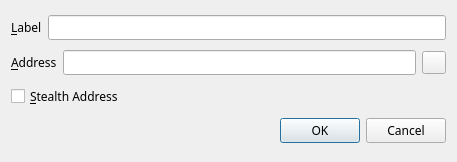
<?xml version="1.0" encoding="UTF-8"?>
<ui version="4.0">
 <class>EditAddressDialog</class>
 <widget class="QDialog" name="EditAddressDialog">
  <property name="geometry">
   <rect>
    <x>0</x>
    <y>0</y>
    <width>457</width>
    <height>162</height>
   </rect>
  </property>
  <property name="windowTitle">
   <string>Edit Address</string>
  </property>
  <layout class="QGridLayout" name="gridLayout_2">
   <item row="0" column="0">
    <layout class="QHBoxLayout" name="horizontalLayout_4">
     <item>
      <widget class="QLabel" name="label">
       <property name="font">
        <font>
         <family>Sawasdee</family>
        </font>
       </property>
       <property name="text">
        <string>&amp;Label</string>
       </property>
       <property name="buddy">
        <cstring>labelEdit</cstring>
       </property>
      </widget>
     </item>
     <item>
      <widget class="QLineEdit" name="labelEdit">
       <property name="font">
        <font>
         <family>Sawasdee</family>
        </font>
       </property>
       <property name="toolTip">
        <string>The label associated with this address book entry</string>
       </property>
      </widget>
     </item>
    </layout>
   </item>
   <item row="1" column="0">
    <layout class="QHBoxLayout" name="horizontalLayout_3">
     <item>
      <widget class="QLabel" name="label_2">
       <property name="font">
        <font>
         <family>Sawasdee</family>
        </font>
       </property>
       <property name="text">
        <string>&amp;Address</string>
       </property>
       <property name="buddy">
        <cstring>addressEdit</cstring>
       </property>
      </widget>
     </item>
     <item>
      <widget class="QLineEdit" name="addressEdit">
       <property name="font">
        <font>
         <family>Sawasdee</family>
        </font>
       </property>
       <property name="toolTip">
        <string>The address associated with this address book entry. This can only be modified for sending addresses.</string>
       </property>
      </widget>
     </item>
     <item>
      <widget class="QToolButton" name="EditAddressPasteButton">
       <property name="font">
        <font>
         <family>Sawasdee</family>
        </font>
       </property>
       <property name="toolTip">
        <string>Paste address from clipboard</string>
       </property>
       <property name="text">
        <string/>
       </property>
       <property name="icon">
        <iconset resource="../syndicate.qrc">
         <normaloff>:/icons/editpaste</normaloff>:/icons/editpaste</iconset>
       </property>
       <property name="shortcut">
        <string>Alt+P</string>
       </property>
      </widget>
     </item>
    </layout>
   </item>
   <item row="2" column="0">
    <widget class="QCheckBox" name="stealthCB">
     <property name="font">
      <font>
       <family>Sawasdee</family>
      </font>
     </property>
     <property name="text">
      <string>&amp;Stealth Address</string>
     </property>
    </widget>
   </item>
   <item row="3" column="0">
    <widget class="QDialogButtonBox" name="buttonBox">
     <property name="font">
      <font>
       <family>Sawasdee</family>
      </font>
     </property>
     <property name="orientation">
      <enum>Qt::Horizontal</enum>
     </property>
     <property name="standardButtons">
      <set>QDialogButtonBox::Cancel|QDialogButtonBox::Ok</set>
     </property>
    </widget>
   </item>
  </layout>
 </widget>
 <resources>
  <include location="../syndicate.qrc"/>
 </resources>
 <connections>
  <connection>
   <sender>buttonBox</sender>
   <signal>accepted()</signal>
   <receiver>EditAddressDialog</receiver>
   <slot>accept()</slot>
   <hints>
    <hint type="sourcelabel">
     <x>248</x>
     <y>254</y>
    </hint>
    <hint type="destinationlabel">
     <x>157</x>
     <y>274</y>
    </hint>
   </hints>
  </connection>
  <connection>
   <sender>buttonBox</sender>
   <signal>rejected()</signal>
   <receiver>EditAddressDialog</receiver>
   <slot>reject()</slot>
   <hints>
    <hint type="sourcelabel">
     <x>316</x>
     <y>260</y>
    </hint>
    <hint type="destinationlabel">
     <x>286</x>
     <y>274</y>
    </hint>
   </hints>
  </connection>
 </connections>
</ui>
